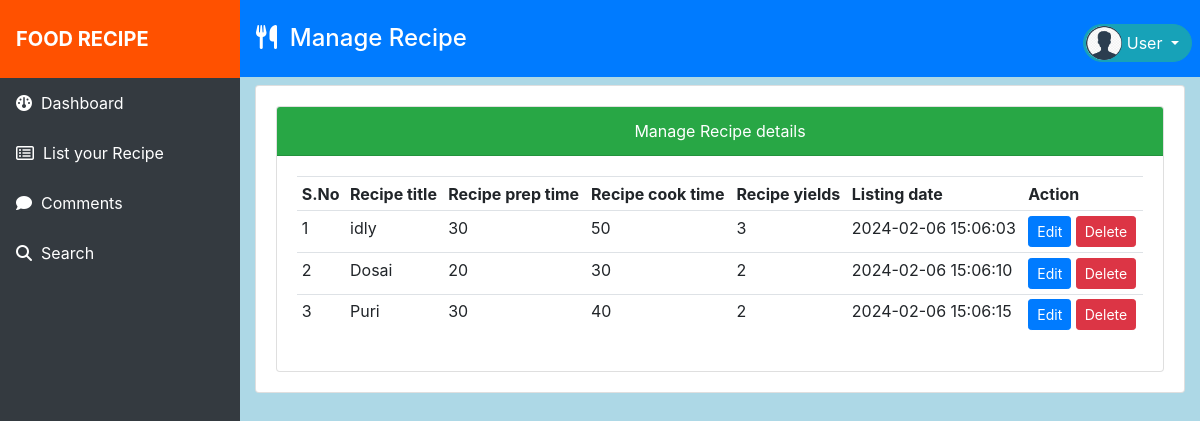
The app's page /user/manage_recipe.php (signed in) with its own data.
### tables this page shows
CREATE TABLE `recipe` (
  `rid` int(11) NOT NULL,
  `user_id` int(11) NOT NULL,
  `recipe_title` varchar(50) NOT NULL,
  `prepare_time` varchar(50) NOT NULL,
  `cook_time` varchar(50) NOT NULL,
  `yields` varchar(50) NOT NULL,
  `description` text NOT NULL,
  `pictures` varchar(50) NOT NULL,
  `created_at` timestamp NOT NULL DEFAULT current_timestamp() ON UPDATE current_timestamp()
);

### user/manage_recipe.php (the view, shortened to what this page needs)
<!DOCTYPE html>
<html lang="en">
<head>
    <link rel="stylesheet" href="https://cdn.jsdelivr.net/npm/bootstrap@4.6.2/dist/css/bootstrap.min.css">
  <link rel="stylesheet" href="https://cdnjs.cloudflare.com/ajax/libs/font-awesome/6.5.1/css/all.min.css" />
  <link rel="stylesheet" href="style.css">
</head>
<body>
<div>
<div style="width:20%;height:100vh;float:left;" class="bg-dark">
<?php
include("includes/leftbar.php");
?>
</div>
<div style="width:80%;float:left;height:100vh;overflow:hidden;background-color:lightblue;" >
<header class="text-white bg-primary">
    <h4 class="py-4 ml-3">
    <i class="fa-solid fa-utensils"></i>&nbsp;&nbsp;Manage Recipe
    <div class="dropdown float-right mr-2">
  <button type="button" class="btn btn-info mybtn dropdown-toggle" data-toggle="dropdown">
    User
  </button>
</div>
    </h4>
</header>
<div class="container-fluid"  style="height:90vh;overflow:scroll;">
    <div class="row">
        <div class="col-md-12">
            <div class="card">
                <div class="card-body">
                    <div class="card">
                        <div class="card-header bg-success text-white text-center">Manage Recipe details</div>
                        <div class="card-body">
                            <table class="table table-sm">
                                <tr>
                                    <th>S.No</th>
                                    <th>Recipe title</th>
                                    <th>Recipe prep time</th>
                                    <th>Recipe cook time</th>
                                    <th>Recipe yields</th>
                                    <th>Listing date</th>
                                    <th>Action</th>
                                </tr>
<?php
include("../db.php");
$sql="select * from recipe where user_id=".$_SESSION["uid"];
$result=mysqli_query($con,$sql);
$i=1;
if(mysqli_num_rows($result)>0)
{
    while($row=mysqli_fetch_assoc($result))
    {
        ?>
        <tr>
            <td><?=$i?></td>
            <td><?=$row["recipe_title"]?></td>
            <td><?=$row["prepare_time"]?></td>
            <td><?=$row["cook_time"]?></td>
            <td><?=$row["yields"]?></td>
            <td><?=$row["created_at"]?></td>
            <td>
                <a href="edit_recipe.php?id=<?=$row['rid']?>" class="btn btn-sm btn-primary">Edit</a>
                <a href="delete_recipe.php?id=<?=$row['rid']?>" class="btn btn-sm btn-danger">Delete</a>
            </td>
        </tr>
        <?php
    $i++;
    }
}
?>
                            </table>
                        </div>
                    </div>
                </div>
            </div>
        </div>
    </div>
</div>
</div>
</div>
</body>
</html>

### user/includes/leftbar.php (shortened to what this page needs)
<ul class="nav flex-column bg-dark mynavbar">
  <li class="nav-item mybrand2 py-3">
    <a class="nav-link mybrand font-weight-bold" href="#">FOOD RECIPE</a>
  </li>
  <li class="nav-item">
    <a class="nav-link" href="dashboard.php"><i class="fa-solid fa-gauge"></i>&nbsp;&nbsp;Dashboard</a>
  </li>
  <li class="nav-item jkhj" style="cursor:pointer;">
    <a class="nav-link"><i class="fa-regular fa-rectangle-list"></i>&nbsp;&nbsp;List your Recipe</a>
  </li>
  <li class="nav-item kkkk">
    <a class="nav-link" href="#"><i class="fa-solid fa-comment"></i>&nbsp;&nbsp;Comments</a>
  </li>
  <li class="nav-item">
    <a class="nav-link" href="search.php"><i class="fa-solid fa-search"></i>&nbsp;&nbsp;Search</a>
  </li>
</ul>

### user/style.css (style rules this page uses)
.mybrand { font-size:20px; }
.mybrand2 { background-color: rgb(255, 81, 0) !important; }
.nav-link { color:white !important; }
.mynavbar .nav-item { padding:5px 0px; }
.mybtn { border-radius:20px; }
.mybtn::before { content:"hel"; color:transparent; border-radius:50%; padding:7px; background-image: url("../assets/images/avatar.png"); background-size: 100% 100%; margin-left:-10px; }

### records on screen
recipe: recipe_title "idly", prepare_time "30", cook_time "50", yields "3", created_at "2024-02-06 15:06:03"
recipe: recipe_title "Dosai", prepare_time "20", cook_time "30", yields "2", created_at "2024-02-06 15:06:10"
recipe: recipe_title "Puri", prepare_time "30", cook_time "40", yields "2", created_at "2024-02-06 15:06:15"
